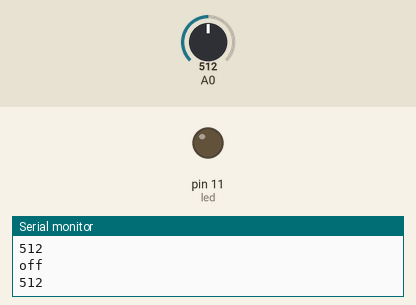
This sketch was run on a simulated Arduino Uno, built with avr-gcc and run on an emulated ATmega328P. Parts: output pins drawn as LEDs (lit = HIGH), the last lines printed to the serial monitor. The test bench sets the inputs (shaded band); at power-on: A0 = 512.

Above: at 1.2 s.
1.3 s: A0 set to 107
2.8 s: A0 set to 89
At 3.6 s:
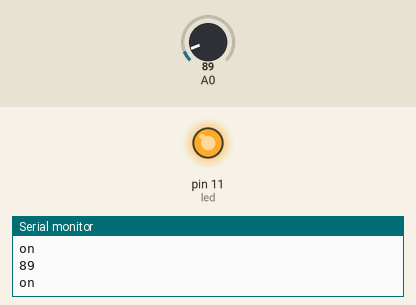
4.3 s: A0 set to 110
At 4.7 s:
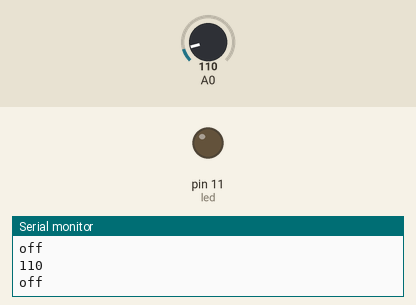
5.8 s: A0 set to 90
At 6.1 s:
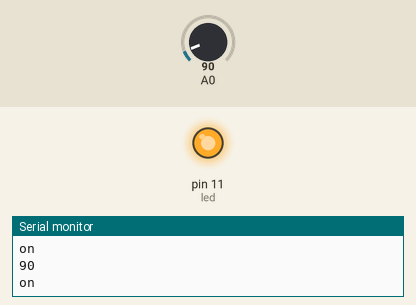
Timing chart, 0 to 8.3 s (numbered marks = the images above; inputs shaded):
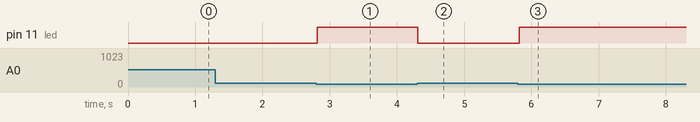

Measured:
- the behaviour switches between 100 and 99 on A0 (found by bisection; images 0 and 1)
- after the input at 2.8 s, pin 11 (led): LOW → HIGH at once
- after the input at 4.3 s, pin 11 (led): HIGH → LOW at once
- after the input at 5.8 s, pin 11 (led): LOW → HIGH at once

The sketch:

Lights_on_and_off.ino
```cpp
int led = 11;
int analogPin = 1;

void setup(){
  pinMode(led, OUTPUT);
  Serial.begin(9600);
}

void loop(){
  int sensorValue = analogRead(A0);
  Serial.println(sensorValue);
  if(sensorValue  < 100){
    Serial.println("on");
    digitalWrite(led, HIGH);
  }else{
    Serial.println("off");
    digitalWrite(led, LOW);
  }
  //delay(10000);
}
```
